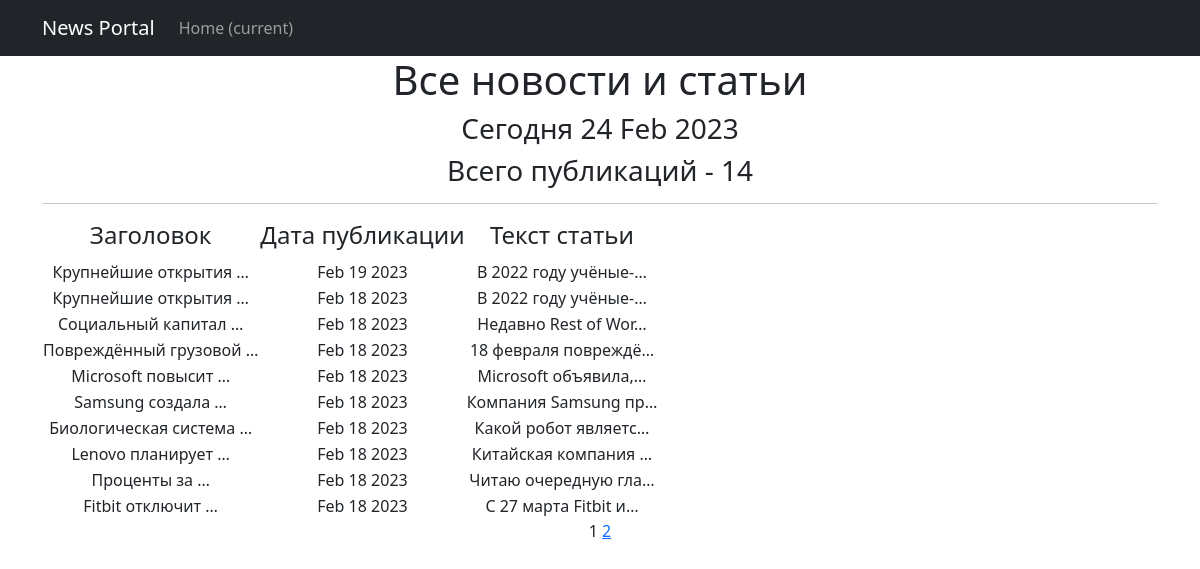
Page /news/ on the committed database.
### News_Portal_app/models.py (models this page shows, shortened)
class Post(models.Model):
    article = 'AR'
    news = 'NE'
    cat_ar_ne = [(article, 'статья'),
                 (news, 'новость')]
    author = models.ForeignKey(Author, on_delete = models.CASCADE)
    _type = models.CharField(max_length=2, choices=cat_ar_ne)
    time_in = models.DateTimeField(auto_now_add=True)
    categories = models.ManyToManyField(Category, through='PostCategory')
    heading = models.CharField(max_length=255)
    text = models.TextField()
    post_rating = models.IntegerField(default=0)

### News_Portal_app/views.py (the view)
# urls.py: path('', PostsList.as_view(), name='post_list'),
class PostsList(ListView):
    model = Post
    ordering = '-time_in'
    template_name = 'posts.html'
    context_object_name = 'posts'
    paginate_by = 10
    def get_context_data(self, **kwargs):
        context = super().get_context_data(**kwargs)
        context['time_now'] = datetime.utcnow()
        return context

### News_Portal_app/templatetags/custom_filters.py (called while the page is built)
@register.filter()
def censor(text):
    try:
        text = text.replace("Яндекс", "Я*****")
        text = text.replace("RuStore", "R******")
        return text
    except TypeError as e:
        print(f'Ошибка {e}. Тип данных должен быть str.')

### News_Portal/templates/posts.html (shortened to what this page needs)
{% extends 'flatpages/default.html' %}
{% load custom_filters %}
{% load custom_tags %}
{% block content %}
<h1>Все новости и статьи</h1>
<h3>Сегодня {{ time_now|date:'d M Y' }}</h3>
<h3>Всего публикаций - {{ page_obj.paginator.count }}</h3>
   <hr>
   {% if posts %}
       <table>
           <tr>
               <td><h4>Заголовок</h4></td>
               <td><h4>Дата публикации</h4></td>
               <td><h4>Текст статьи</h4></td>
           </tr>
           {% for post in posts %}
           <tr>
               <td>{{ post.heading|truncatewords:2|censor }}</td>
               <td>{{ post.time_in|date:'M d Y' }}</td>
               <td>{{ post.text|truncatechars:20|censor }}</td>
           </tr>
           {% endfor %}
       </table>
   {% else %}
       <h2>Упс, статей нет!</h2>
   {% endif %}
   {{ page_obj.number }}
   {% if page_obj.has_next %}
       <a href="?page={{ page_obj.next_page_number }}">{{ page_obj.next_page_number }}</a>
   {% endif %}
{% endblock content %}

### News_Portal/templates/flatpages/default.html (shortened to what this page needs)
<!DOCTYPE html>
<html lang="en">
    <head>
        {% load static %}
        <link href="{% static 'css/styles.css' %}" rel="stylesheet" />
    </head>
    <body>
        <nav class="navbar navbar-expand-lg navbar-dark bg-dark static-top">
            <div class="container">
                <a class="navbar-brand" href="#">News Portal</a>
                <div class="collapse navbar-collapse" id="navbarResponsive">
                    <ul class="navbar-nav ml-auto">
                        <li class="nav-item active">
                            <a class="nav-link" href="#">Home
                                <span class="sr-only">(current)</span>
                            </a>
                        </li>
                    </ul>
                </div>
            </div>
        </nav>
        <div class="container">
            <div class="row">
                <div class="col-lg-12 text-center">
                    {% block content %}{% endblock content %}
                </div>
            </div>
        </div>
    </body>
</html>

### rows in the picture
Post: heading|censor "Крупнейшие открытия …", time_in "Feb 19 2023", text|censor "В 2022 году учёные-…"
Post: heading|censor "Крупнейшие открытия …", time_in "Feb 18 2023", text|censor "В 2022 году учёные-…"
Post: heading|censor "Социальный капитал …", time_in "Feb 18 2023", text|censor "Недавно Rest of Wor…"
Post: heading|censor "Повреждённый грузовой …", time_in "Feb 18 2023", text|censor "18 февраля повреждё…"
Post: heading|censor "Microsoft повысит …", time_in "Feb 18 2023", text|censor "Microsoft объявила,…"
Post: heading|censor "Samsung создала …", time_in "Feb 18 2023", text|censor "Компания Samsung пр…"
Post: heading|censor "Биологическая система …", time_in "Feb 18 2023", text|censor "Какой робот являетс…"
Post: heading|censor "Lenovo планирует …", time_in "Feb 18 2023", text|censor "Китайская компания …"
Post: heading|censor "Проценты за …", time_in "Feb 18 2023", text|censor "Читаю очередную гла…"
Post: heading|censor "Fitbit отключит …", time_in "Feb 18 2023", text|censor "С 27 марта Fitbit и…"

### other values in the picture
{{ time_now|date:'d M Y' }} "24 Feb 2023"
{{ page_obj.paginator.count }} "14"
{{ page_obj.number }} "1"
{{ page_obj.next_page_number }} "2"
